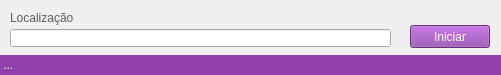
<?xml version="1.0" encoding="UTF-8"?>
<ui version="4.0">
 <class>Form</class>
 <widget class="QWidget" name="Form">
  <property name="geometry">
   <rect>
    <x>0</x>
    <y>0</y>
    <width>501</width>
    <height>75</height>
   </rect>
  </property>
  <property name="minimumSize">
   <size>
    <width>397</width>
    <height>75</height>
   </size>
  </property>
  <property name="maximumSize">
   <size>
    <width>550</width>
    <height>75</height>
   </size>
  </property>
  <property name="windowTitle">
   <string>MouseInfo</string>
  </property>
  <widget class="QLabel" name="label">
   <property name="geometry">
    <rect>
     <x>10</x>
     <y>10</y>
     <width>68</width>
     <height>16</height>
    </rect>
   </property>
   <property name="styleSheet">
    <string notr="true">color: rgb(94, 92, 100);</string>
   </property>
   <property name="text">
    <string>Localização</string>
   </property>
  </widget>
  <widget class="QLineEdit" name="txt_local_mouse">
   <property name="geometry">
    <rect>
     <x>10</x>
     <y>29</y>
     <width>381</width>
     <height>18</height>
    </rect>
   </property>
   <property name="font">
    <font>
     <pointsize>11</pointsize>
    </font>
   </property>
  </widget>
  <widget class="QLabel" name="lb_mov_mouse">
   <property name="geometry">
    <rect>
     <x>0</x>
     <y>55</y>
     <width>521</width>
     <height>20</height>
    </rect>
   </property>
   <property name="styleSheet">
    <string notr="true">background-color: rgb(145, 65, 172);
color: rgb(255, 255, 255);
</string>
   </property>
   <property name="text">
    <string> ...</string>
   </property>
  </widget>
  <widget class="QPushButton" name="bt_iniciar">
   <property name="geometry">
    <rect>
     <x>410</x>
     <y>25</y>
     <width>80</width>
     <height>23</height>
    </rect>
   </property>
   <property name="styleSheet">
    <string notr="true">background-color: rgb(145, 65, 172);
color: rgb(255, 255, 255);</string>
   </property>
   <property name="text">
    <string>Iniciar</string>
   </property>
  </widget>
 </widget>
 <resources/>
 <connections/>
</ui>
